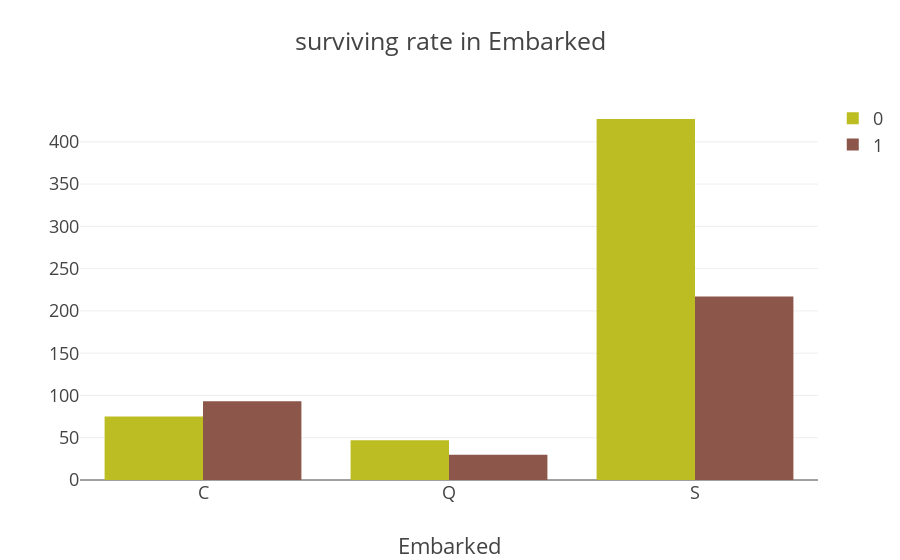

The notebook cell this image was saved under:
### Markdown cell above
The 3 embarked category in the dataset, among them 168 belongs to category C, 77 belongs to category Q and 644 belongs to category s.

### Code cell
col='Embarked'
v1=d1[col].value_counts().reset_index()
v1=v1.rename(columns={col:'count','index':col})
v1['percent']=v1['count'].apply(lambda x : 100*x/sum(v1['count']))
v1=v1.sort_values(col)
v2=d2[col].value_counts().reset_index()
v2=v2.rename(columns={col:'count','index':col})
v2['percent']=v2['count'].apply(lambda x : 100*x/sum(v2['count']))
v2=v2.sort_values(col)
trace1 = go.Bar(x=v1[col], y=v1["count"], name="0", marker=dict(color="#bcbd22"))
trace2 = go.Bar(x=v2[col], y=v2["count"], name="1", marker=dict(color='#8c564b'))
y = [trace1, trace2]
layout={'title':"surviving rate in Embarked",'xaxis':{'title':"Embarked"}}
fig = go.Figure(data=y, layout=layout)
fig.layout.template='presentation'
iplot(fig)

### Figure 1 — Plotly figure (JSON) as saved in the notebook; plotly's stock layout.template omitted (floating-point values rounded to 4 significant figures)
{"data": [{"marker": {"color": "#bcbd22"}, "name": "0", "type": "bar", "uid": "c3d84a83-bad3-42a8-8201-d79b6604aa37", "x": ["C", "Q", "S"], "y": [75, 47, 427]}, {"marker": {"color": "#8c564b"}, "name": "1", "type": "bar", "uid": "3e7de93f-1324-48be-a60b-db9ceafcf05b", "x": ["C", "Q", "S"], "y": [93, 30, 217]}], "layout": {"title": {"text": "surviving rate in Embarked"}, "xaxis": {"title": {"text": "Embarked"}}}}
